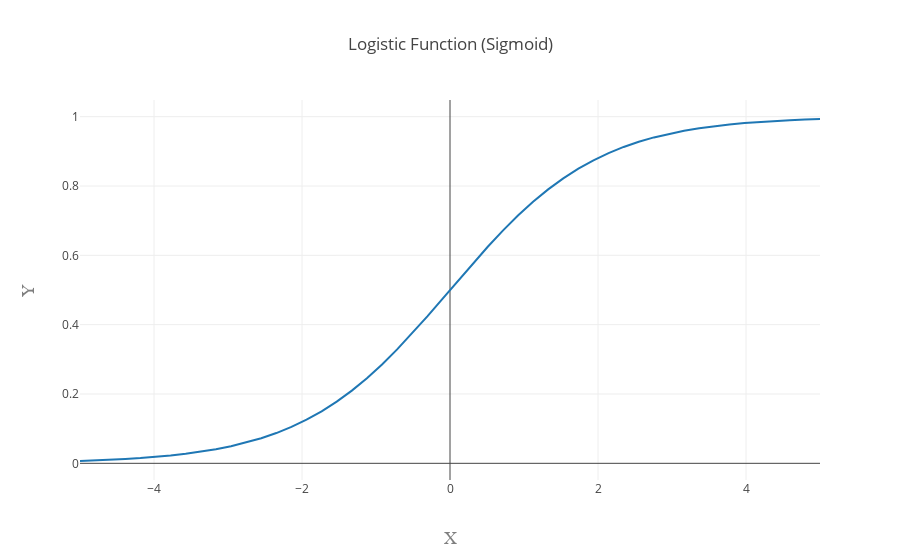

Notebook code for this chart:
### Code cell
N = 5
x_list = np.linspace(-N, N)
y_list = np.array([sigmoid(x) for x in x_list])

trace = go.Scatter(
    x = x_list,
    y = y_list
)

data = [trace]

layout = go.Layout(
    title='Logistic Function (Sigmoid)',
    xaxis=dict(
        title='X',
        titlefont=dict(
            family='Courier New, monospace',
            size=18,
            color='#7f7f7f'
        )
    ),
    yaxis=dict(
        title='Y',
        titlefont=dict(
            family='Courier New, monospace',
            size=18,
            color='#7f7f7f'
        )
    )
)

config={'showLink': False}
fig = go.Figure(data=data, layout=layout)
iplot(fig, filename='sigmoid', config=config)

### Figure 1 — Plotly figure (JSON) as saved in the notebook; plotly's stock layout.template omitted (floating-point values rounded to 4 significant figures)
{"data": [{"type": "scatter", "x": [-5, -4.796, -4.592, -4.388, -4.184, -3.98, -3.776, -3.571, -3.367, -3.163, -2.959, -2.755, -2.551, -2.347, -2.143, -1.939, -1.735, -1.531, -1.327, -1.122, -0.9184, -0.7143, -0.5102, -0.3061, -0.102, 0.102, 0.3061, 0.5102, 0.7143, 0.9184, 1.122, 1.327, 1.531, 1.735, 1.939, 2.143, 2.347, 2.551, 2.755, 2.959, 3.163, 3.367, 3.571, 3.776, 3.98, 4.184, 4.388, 4.592, 4.796, 5], "y": [0.006693, 0.008196, 0.01003, 0.01228, 0.01501, 0.01835, 0.02241, 0.02735, 0.03333, 0.04057, 0.0493, 0.0598, 0.07236, 0.08731, 0.105, 0.1258, 0.15, 0.1779, 0.2097, 0.2456, 0.2853, 0.3287, 0.3751, 0.4241, 0.4745, 0.5255, 0.5759, 0.6249, 0.6713, 0.7147, 0.7544, 0.7903, 0.8221, 0.85, 0.8742, 0.895, 0.9127, 0.9276, 0.9402, 0.9507, 0.9594, 0.9667, 0.9727, 0.9776, 0.9816, 0.985, 0.9877, 0.99, 0.9918, 0.9933]}], "layout": {"title": "Logistic Function (Sigmoid)", "xaxis": {"title": "X", "titlefont": {"color": "#7f7f7f", "family": "Courier New, monospace", "size": 18}}, "yaxis": {"title": "Y", "titlefont": {"color": "#7f7f7f", "family": "Courier New, monospace", "size": 18}}}}
